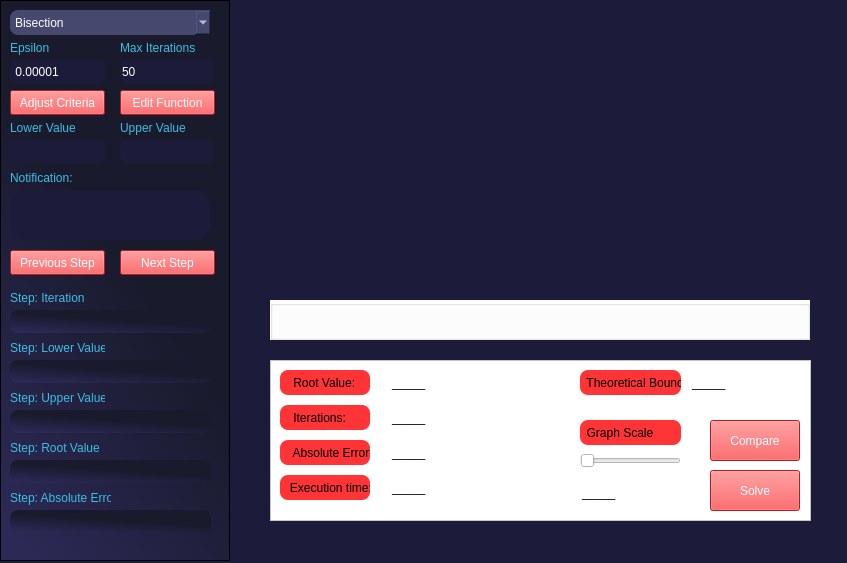
<?xml version="1.0" encoding="UTF-8"?>
<ui version="4.0">
 <class>main_window</class>
 <widget class="QMainWindow" name="main_window">
  <property name="enabled">
   <bool>true</bool>
  </property>
  <property name="geometry">
   <rect>
    <x>0</x>
    <y>0</y>
    <width>847</width>
    <height>563</height>
   </rect>
  </property>
  <property name="minimumSize">
   <size>
    <width>840</width>
    <height>520</height>
   </size>
  </property>
  <property name="maximumSize">
   <size>
    <width>1515541</width>
    <height>515151</height>
   </size>
  </property>
  <property name="mouseTracking">
   <bool>false</bool>
  </property>
  <property name="acceptDrops">
   <bool>false</bool>
  </property>
  <property name="windowTitle">
   <string>Path Finder</string>
  </property>
  <property name="windowOpacity">
   <double>1.000000000000000</double>
  </property>
  <property name="layoutDirection">
   <enum>Qt::LeftToRight</enum>
  </property>
  <property name="autoFillBackground">
   <bool>false</bool>
  </property>
  <property name="styleSheet">
   <string notr="true">background-color: rgb(29, 27, 58);</string>
  </property>
  <property name="animated">
   <bool>true</bool>
  </property>
  <property name="documentMode">
   <bool>false</bool>
  </property>
  <property name="tabShape">
   <enum>QTabWidget::Rounded</enum>
  </property>
  <property name="dockNestingEnabled">
   <bool>false</bool>
  </property>
  <property name="dockOptions">
   <set>QMainWindow::AllowTabbedDocks|QMainWindow::AnimatedDocks</set>
  </property>
  <property name="unifiedTitleAndToolBarOnMac">
   <bool>false</bool>
  </property>
  <widget class="QWidget" name="centralwidget">
   <widget class="QPushButton" name="adjust_criteria_button">
    <property name="geometry">
     <rect>
      <x>10</x>
      <y>90</y>
      <width>95</width>
      <height>25</height>
     </rect>
    </property>
    <property name="cursor">
     <cursorShape>PointingHandCursor</cursorShape>
    </property>
    <property name="autoFillBackground">
     <bool>false</bool>
    </property>
    <property name="styleSheet">
     <string notr="true">background-color: rgb(255, 39, 42);color:white;
</string>
    </property>
    <property name="text">
     <string>Adjust Criteria</string>
    </property>
   </widget>
   <widget class="QLineEdit" name="max_iterations">
    <property name="geometry">
     <rect>
      <x>120</x>
      <y>60</y>
      <width>95</width>
      <height>23</height>
     </rect>
    </property>
    <property name="styleSheet">
     <string notr="true">border-radius : 8;color:white;</string>
    </property>
    <property name="inputMask">
     <string/>
    </property>
    <property name="text">
     <string>50</string>
    </property>
   </widget>
   <widget class="QLineEdit" name="absolute_error_criteria">
    <property name="geometry">
     <rect>
      <x>10</x>
      <y>60</y>
      <width>95</width>
      <height>23</height>
     </rect>
    </property>
    <property name="styleSheet">
     <string notr="true">border-radius : 8;color:white;</string>
    </property>
    <property name="inputMask">
     <string/>
    </property>
    <property name="text">
     <string> 0.00001</string>
    </property>
   </widget>
   <widget class="QLabel" name="label">
    <property name="geometry">
     <rect>
      <x>10</x>
      <y>40</y>
      <width>95</width>
      <height>16</height>
     </rect>
    </property>
    <property name="styleSheet">
     <string notr="true">color: rgb(60, 189, 228);background-color : transparent;
</string>
    </property>
    <property name="text">
     <string>Epsilon</string>
    </property>
   </widget>
   <widget class="QLabel" name="label_2">
    <property name="geometry">
     <rect>
      <x>120</x>
      <y>40</y>
      <width>95</width>
      <height>16</height>
     </rect>
    </property>
    <property name="styleSheet">
     <string notr="true">color: rgb(60, 189, 228);background-color : transparent;
</string>
    </property>
    <property name="text">
     <string>Max Iterations</string>
    </property>
   </widget>
   <widget class="QComboBox" name="selected_method">
    <property name="geometry">
     <rect>
      <x>10</x>
      <y>10</y>
      <width>201</width>
      <height>25</height>
     </rect>
    </property>
    <property name="styleSheet">
     <string notr="true">color: rgb(255, 255, 255);background-color: rgb(70, 72, 110);border-radius : 8;</string>
    </property>
    <property name="editable">
     <bool>false</bool>
    </property>
    <property name="currentText">
     <string>Bisection</string>
    </property>
    <property name="currentIndex">
     <number>0</number>
    </property>
    <property name="frame">
     <bool>true</bool>
    </property>
    <item>
     <property name="text">
      <string>Bisection</string>
     </property>
    </item>
    <item>
     <property name="text">
      <string>False Position</string>
     </property>
    </item>
    <item>
     <property name="text">
      <string>Fixed Point</string>
     </property>
    </item>
    <item>
     <property name="text">
      <string>Newton-Raphson</string>
     </property>
    </item>
    <item>
     <property name="text">
      <string>Secant</string>
     </property>
    </item>
    <item>
     <property name="text">
      <string>Bierge-Vieta</string>
     </property>
    </item>
    <item>
     <property name="text">
      <string>General Algorithm</string>
     </property>
    </item>
   </widget>
   <widget class="QLabel" name="lower_value">
    <property name="geometry">
     <rect>
      <x>10</x>
      <y>120</y>
      <width>95</width>
      <height>16</height>
     </rect>
    </property>
    <property name="styleSheet">
     <string notr="true">color: rgb(60, 189, 228);background-color : transparent;
</string>
    </property>
    <property name="text">
     <string>Lower Value</string>
    </property>
   </widget>
   <widget class="QLineEdit" name="lower_value_text">
    <property name="geometry">
     <rect>
      <x>10</x>
      <y>140</y>
      <width>95</width>
      <height>23</height>
     </rect>
    </property>
    <property name="styleSheet">
     <string notr="true">border-radius : 8;color:white;</string>
    </property>
    <property name="inputMask">
     <string/>
    </property>
    <property name="text">
     <string/>
    </property>
   </widget>
   <widget class="QLabel" name="label_4">
    <property name="geometry">
     <rect>
      <x>120</x>
      <y>120</y>
      <width>95</width>
      <height>16</height>
     </rect>
    </property>
    <property name="styleSheet">
     <string notr="true">color: rgb(60, 189, 228);background-color : transparent;
</string>
    </property>
    <property name="text">
     <string>Upper Value</string>
    </property>
   </widget>
   <widget class="QLineEdit" name="upper_value_text">
    <property name="geometry">
     <rect>
      <x>120</x>
      <y>140</y>
      <width>95</width>
      <height>23</height>
     </rect>
    </property>
    <property name="styleSheet">
     <string notr="true">border-radius : 8;color:white;</string>
    </property>
    <property name="inputMask">
     <string/>
    </property>
    <property name="text">
     <string/>
    </property>
   </widget>
   <widget class="QLabel" name="label_5">
    <property name="geometry">
     <rect>
      <x>10</x>
      <y>170</y>
      <width>95</width>
      <height>15</height>
     </rect>
    </property>
    <property name="styleSheet">
     <string notr="true">color: rgb(60, 189, 228);background-color : transparent;
</string>
    </property>
    <property name="text">
     <string>Notification:</string>
    </property>
   </widget>
   <widget class="QTextEdit" name="notification">
    <property name="enabled">
     <bool>false</bool>
    </property>
    <property name="geometry">
     <rect>
      <x>10</x>
      <y>190</y>
      <width>200</width>
      <height>50</height>
     </rect>
    </property>
    <property name="styleSheet">
     <string notr="true">border-radius :15;color:white;</string>
    </property>
   </widget>
   <widget class="MplWidget" name="MplWidget" native="true">
    <property name="geometry">
     <rect>
      <x>270</x>
      <y>10</y>
      <width>540</width>
      <height>271</height>
     </rect>
    </property>
    <property name="font">
     <font>
      <family>Adobe Fan Heiti Std B</family>
      <pointsize>7</pointsize>
      <weight>75</weight>
      <bold>true</bold>
     </font>
    </property>
   </widget>
   <widget class="QFrame" name="frame">
    <property name="geometry">
     <rect>
      <x>0</x>
      <y>0</y>
      <width>230</width>
      <height>561</height>
     </rect>
    </property>
    <property name="minimumSize">
     <size>
      <width>210</width>
      <height>500</height>
     </size>
    </property>
    <property name="mouseTracking">
     <bool>true</bool>
    </property>
    <property name="styleSheet">
     <string notr="true">background-color : qlineargradient(spread:pad, x1:0.579, y1:0.210364, x2:0.107, y2:0.988636, stop:0.255682 rgba(25, 26, 44, 255), stop:1 rgba(44, 41, 86, 255))</string>
    </property>
    <property name="frameShape">
     <enum>QFrame::StyledPanel</enum>
    </property>
    <property name="frameShadow">
     <enum>QFrame::Raised</enum>
    </property>
    <widget class="QPushButton" name="previous_step_button">
     <property name="geometry">
      <rect>
       <x>10</x>
       <y>250</y>
       <width>95</width>
       <height>25</height>
      </rect>
     </property>
     <property name="cursor">
      <cursorShape>PointingHandCursor</cursorShape>
     </property>
     <property name="autoFillBackground">
      <bool>false</bool>
     </property>
     <property name="styleSheet">
      <string notr="true">background-color: rgb(255, 39, 42);color:white;
</string>
     </property>
     <property name="text">
      <string>Previous Step</string>
     </property>
    </widget>
    <widget class="QPushButton" name="next_step_button">
     <property name="geometry">
      <rect>
       <x>120</x>
       <y>250</y>
       <width>95</width>
       <height>25</height>
      </rect>
     </property>
     <property name="cursor">
      <cursorShape>PointingHandCursor</cursorShape>
     </property>
     <property name="autoFillBackground">
      <bool>false</bool>
     </property>
     <property name="styleSheet">
      <string notr="true">background-color: rgb(255, 39, 42);color:white;
</string>
     </property>
     <property name="text">
      <string>Next Step</string>
     </property>
    </widget>
    <widget class="QPushButton" name="edit_function_button">
     <property name="geometry">
      <rect>
       <x>120</x>
       <y>90</y>
       <width>95</width>
       <height>25</height>
      </rect>
     </property>
     <property name="cursor">
      <cursorShape>PointingHandCursor</cursorShape>
     </property>
     <property name="styleSheet">
      <string notr="true">background-color: rgb(255, 39, 42);color:rgb(255, 249, 250)
</string>
     </property>
     <property name="text">
      <string>Edit Function</string>
     </property>
    </widget>
    <widget class="QLabel" name="label_6">
     <property name="geometry">
      <rect>
       <x>10</x>
       <y>340</y>
       <width>95</width>
       <height>15</height>
      </rect>
     </property>
     <property name="styleSheet">
      <string notr="true">color: rgb(60, 189, 228);background-color : transparent;
</string>
     </property>
     <property name="text">
      <string>Step: Lower Value</string>
     </property>
    </widget>
    <widget class="QLineEdit" name="step_lower_value_text">
     <property name="enabled">
      <bool>false</bool>
     </property>
     <property name="geometry">
      <rect>
       <x>10</x>
       <y>360</y>
       <width>201</width>
       <height>23</height>
      </rect>
     </property>
     <property name="styleSheet">
      <string notr="true">border-radius : 8;color:white;</string>
     </property>
     <property name="inputMask">
      <string/>
     </property>
     <property name="text">
      <string/>
     </property>
    </widget>
    <widget class="QLabel" name="label_8">
     <property name="geometry">
      <rect>
       <x>10</x>
       <y>390</y>
       <width>95</width>
       <height>15</height>
      </rect>
     </property>
     <property name="styleSheet">
      <string notr="true">color: rgb(60, 189, 228);background-color : transparent;
</string>
     </property>
     <property name="text">
      <string>Step: Upper Value</string>
     </property>
    </widget>
    <widget class="QLineEdit" name="step_upper_value_text">
     <property name="enabled">
      <bool>false</bool>
     </property>
     <property name="geometry">
      <rect>
       <x>10</x>
       <y>410</y>
       <width>201</width>
       <height>23</height>
      </rect>
     </property>
     <property name="styleSheet">
      <string notr="true">border-radius : 8;color:white;</string>
     </property>
     <property name="inputMask">
      <string/>
     </property>
     <property name="text">
      <string/>
     </property>
    </widget>
    <widget class="QLabel" name="label_9">
     <property name="geometry">
      <rect>
       <x>10</x>
       <y>490</y>
       <width>101</width>
       <height>16</height>
      </rect>
     </property>
     <property name="styleSheet">
      <string notr="true">color: rgb(60, 189, 228);background-color : transparent;
</string>
     </property>
     <property name="text">
      <string>Step: Absolute Error</string>
     </property>
    </widget>
    <widget class="QLineEdit" name="step_absolute_error">
     <property name="enabled">
      <bool>false</bool>
     </property>
     <property name="geometry">
      <rect>
       <x>10</x>
       <y>510</y>
       <width>201</width>
       <height>23</height>
      </rect>
     </property>
     <property name="styleSheet">
      <string notr="true">border-radius : 8;color:white;</string>
     </property>
     <property name="inputMask">
      <string/>
     </property>
     <property name="text">
      <string/>
     </property>
    </widget>
    <widget class="QLabel" name="label_10">
     <property name="geometry">
      <rect>
       <x>10</x>
       <y>440</y>
       <width>95</width>
       <height>15</height>
      </rect>
     </property>
     <property name="styleSheet">
      <string notr="true">color: rgb(60, 189, 228);background-color : transparent;
</string>
     </property>
     <property name="text">
      <string>Step: Root Value</string>
     </property>
    </widget>
    <widget class="QLineEdit" name="step_root_value_text">
     <property name="enabled">
      <bool>false</bool>
     </property>
     <property name="geometry">
      <rect>
       <x>10</x>
       <y>460</y>
       <width>201</width>
       <height>23</height>
      </rect>
     </property>
     <property name="styleSheet">
      <string notr="true">border-radius : 8;color:white;</string>
     </property>
     <property name="inputMask">
      <string/>
     </property>
     <property name="text">
      <string/>
     </property>
    </widget>
    <widget class="QLineEdit" name="iteration_couner_text">
     <property name="enabled">
      <bool>false</bool>
     </property>
     <property name="geometry">
      <rect>
       <x>10</x>
       <y>310</y>
       <width>201</width>
       <height>23</height>
      </rect>
     </property>
     <property name="styleSheet">
      <string notr="true">border-radius : 8;color:white;</string>
     </property>
     <property name="inputMask">
      <string/>
     </property>
     <property name="text">
      <string/>
     </property>
    </widget>
    <widget class="QLabel" name="label_7">
     <property name="geometry">
      <rect>
       <x>10</x>
       <y>290</y>
       <width>95</width>
       <height>15</height>
      </rect>
     </property>
     <property name="styleSheet">
      <string notr="true">color: rgb(60, 189, 228);background-color : transparent;
</string>
     </property>
     <property name="text">
      <string>Step: Iteration</string>
     </property>
    </widget>
   </widget>
   <widget class="QGroupBox" name="graph_adjustments">
    <property name="geometry">
     <rect>
      <x>270</x>
      <y>300</y>
      <width>540</width>
      <height>40</height>
     </rect>
    </property>
    <property name="styleSheet">
     <string notr="true">background-color:white;</string>
    </property>
   </widget>
   <widget class="QFrame" name="frame_2">
    <property name="geometry">
     <rect>
      <x>270</x>
      <y>360</y>
      <width>541</width>
      <height>161</height>
     </rect>
    </property>
    <property name="styleSheet">
     <string notr="true">background-color:white;</string>
    </property>
    <property name="frameShape">
     <enum>QFrame::StyledPanel</enum>
    </property>
    <property name="frameShadow">
     <enum>QFrame::Raised</enum>
    </property>
    <widget class="QLabel" name="absolute_error">
     <property name="geometry">
      <rect>
       <x>10</x>
       <y>80</y>
       <width>90</width>
       <height>25</height>
      </rect>
     </property>
     <property name="styleSheet">
      <string notr="true">color:black;background-color : rgb(255, 52, 55);border-radius : 8;
</string>
     </property>
     <property name="text">
      <string>    Absolute Error:</string>
     </property>
    </widget>
    <widget class="QLabel" name="iterations">
     <property name="geometry">
      <rect>
       <x>10</x>
       <y>45</y>
       <width>90</width>
       <height>25</height>
      </rect>
     </property>
     <property name="styleSheet">
      <string notr="true">color:black;background-color : rgb(255, 52, 55);border-radius : 8;
</string>
     </property>
     <property name="text">
      <string>    Iterations:</string>
     </property>
    </widget>
    <widget class="QLabel" name="root_value">
     <property name="geometry">
      <rect>
       <x>10</x>
       <y>10</y>
       <width>90</width>
       <height>25</height>
      </rect>
     </property>
     <property name="styleSheet">
      <string notr="true">color:black;background-color : rgb(255, 52, 55);border-radius : 8;
</string>
     </property>
     <property name="text">
      <string>    Root Value:</string>
     </property>
    </widget>
    <widget class="QPushButton" name="solve_button">
     <property name="geometry">
      <rect>
       <x>440</x>
       <y>110</y>
       <width>90</width>
       <height>41</height>
      </rect>
     </property>
     <property name="cursor">
      <cursorShape>PointingHandCursor</cursorShape>
     </property>
     <property name="autoFillBackground">
      <bool>false</bool>
     </property>
     <property name="styleSheet">
      <string notr="true">background-color: rgb(255, 39, 42);color:white;
</string>
     </property>
     <property name="text">
      <string>Solve</string>
     </property>
    </widget>
    <widget class="QLineEdit" name="root_value_text">
     <property name="geometry">
      <rect>
       <x>120</x>
       <y>10</y>
       <width>180</width>
       <height>25</height>
      </rect>
     </property>
     <property name="styleSheet">
      <string notr="true">border-radius : 8;</string>
     </property>
     <property name="inputMask">
      <string/>
     </property>
     <property name="text">
      <string>_____</string>
     </property>
    </widget>
    <widget class="QLineEdit" name="iterations_text">
     <property name="geometry">
      <rect>
       <x>120</x>
       <y>45</y>
       <width>180</width>
       <height>25</height>
      </rect>
     </property>
     <property name="styleSheet">
      <string notr="true">border-radius : 8;</string>
     </property>
     <property name="inputMask">
      <string/>
     </property>
     <property name="text">
      <string>_____</string>
     </property>
    </widget>
    <widget class="QLineEdit" name="absolute_error_text">
     <property name="geometry">
      <rect>
       <x>120</x>
       <y>80</y>
       <width>180</width>
       <height>25</height>
      </rect>
     </property>
     <property name="styleSheet">
      <string notr="true">border-radius : 8;</string>
     </property>
     <property name="inputMask">
      <string/>
     </property>
     <property name="text">
      <string>_____</string>
     </property>
    </widget>
    <widget class="QLabel" name="execution_time">
     <property name="geometry">
      <rect>
       <x>10</x>
       <y>115</y>
       <width>90</width>
       <height>25</height>
      </rect>
     </property>
     <property name="styleSheet">
      <string notr="true">color:black;background-color : rgb(255, 52, 55);border-radius : 8;
</string>
     </property>
     <property name="text">
      <string>   Execution time:</string>
     </property>
    </widget>
    <widget class="QLineEdit" name="execution_time_text">
     <property name="geometry">
      <rect>
       <x>120</x>
       <y>115</y>
       <width>180</width>
       <height>25</height>
      </rect>
     </property>
     <property name="styleSheet">
      <string notr="true">border-radius : 8;</string>
     </property>
     <property name="inputMask">
      <string/>
     </property>
     <property name="text">
      <string>_____</string>
     </property>
    </widget>
    <widget class="QLabel" name="T">
     <property name="geometry">
      <rect>
       <x>310</x>
       <y>10</y>
       <width>101</width>
       <height>25</height>
      </rect>
     </property>
     <property name="styleSheet">
      <string notr="true">color:black;background-color : rgb(255, 52, 55);border-radius : 8;
</string>
     </property>
     <property name="text">
      <string>  Theoretical Bound</string>
     </property>
    </widget>
    <widget class="QLineEdit" name="theoretical_bound_text">
     <property name="geometry">
      <rect>
       <x>420</x>
       <y>10</y>
       <width>101</width>
       <height>25</height>
      </rect>
     </property>
     <property name="styleSheet">
      <string notr="true">border-radius : 8;</string>
     </property>
     <property name="inputMask">
      <string/>
     </property>
     <property name="text">
      <string>_____</string>
     </property>
    </widget>
    <widget class="QPushButton" name="compare_button">
     <property name="geometry">
      <rect>
       <x>440</x>
       <y>60</y>
       <width>90</width>
       <height>41</height>
      </rect>
     </property>
     <property name="cursor">
      <cursorShape>PointingHandCursor</cursorShape>
     </property>
     <property name="autoFillBackground">
      <bool>false</bool>
     </property>
     <property name="styleSheet">
      <string notr="true">background-color: rgb(255, 39, 42);color:white;
</string>
     </property>
     <property name="text">
      <string>Compare</string>
     </property>
    </widget>
    <widget class="QLabel" name="T_2">
     <property name="geometry">
      <rect>
       <x>310</x>
       <y>60</y>
       <width>101</width>
       <height>25</height>
      </rect>
     </property>
     <property name="styleSheet">
      <string notr="true">color:black;background-color : rgb(255, 52, 55);border-radius : 8;
</string>
     </property>
     <property name="text">
      <string>  Graph Scale</string>
     </property>
    </widget>
    <widget class="QSlider" name="scale_slider">
     <property name="geometry">
      <rect>
       <x>310</x>
       <y>90</y>
       <width>101</width>
       <height>22</height>
      </rect>
     </property>
     <property name="orientation">
      <enum>Qt::Horizontal</enum>
     </property>
    </widget>
    <widget class="QLineEdit" name="scale_text">
     <property name="geometry">
      <rect>
       <x>310</x>
       <y>120</y>
       <width>101</width>
       <height>25</height>
      </rect>
     </property>
     <property name="styleSheet">
      <string notr="true">border-radius : 8;</string>
     </property>
     <property name="inputMask">
      <string/>
     </property>
     <property name="text">
      <string>_____</string>
     </property>
    </widget>
   </widget>
   <zorder>frame_2</zorder>
   <zorder>frame</zorder>
   <zorder>adjust_criteria_button</zorder>
   <zorder>max_iterations</zorder>
   <zorder>absolute_error_criteria</zorder>
   <zorder>label</zorder>
   <zorder>label_2</zorder>
   <zorder>selected_method</zorder>
   <zorder>lower_value</zorder>
   <zorder>lower_value_text</zorder>
   <zorder>label_4</zorder>
   <zorder>upper_value_text</zorder>
   <zorder>label_5</zorder>
   <zorder>notification</zorder>
   <zorder>MplWidget</zorder>
   <zorder>graph_adjustments</zorder>
  </widget>
  <widget class="QMenuBar" name="menubar">
   <property name="enabled">
    <bool>true</bool>
   </property>
   <property name="geometry">
    <rect>
     <x>0</x>
     <y>0</y>
     <width>847</width>
     <height>21</height>
    </rect>
   </property>
  </widget>
 </widget>
 <customwidgets>
  <customwidget>
   <class>MplWidget</class>
   <extends>QWidget</extends>
   <header>mplwidget.h</header>
   <container>1</container>
  </customwidget>
 </customwidgets>
 <resources/>
 <connections/>
</ui>
